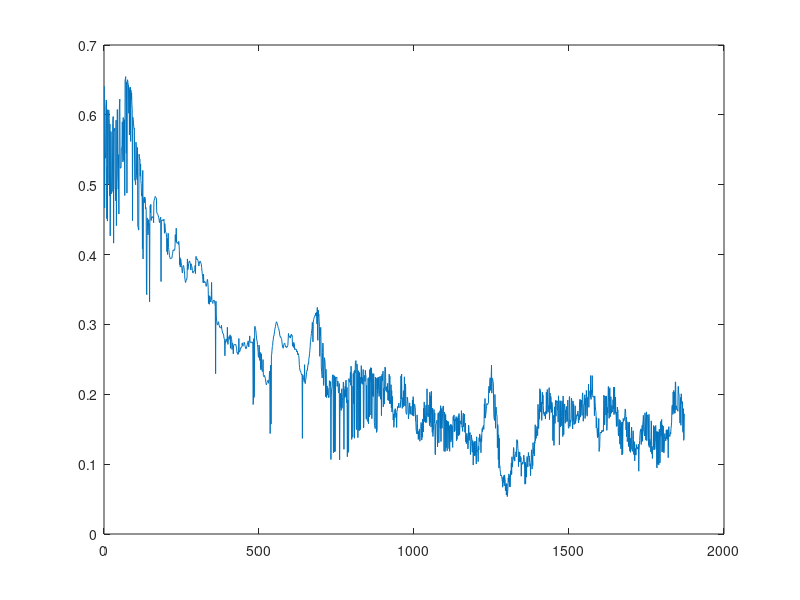

This chart was generated by the following MATLAB code:
AMOUNT_OF_ROBOTS = 7;
NOMINAL_DISTANCE = 0.35;
DISTANCE_RATIO = 0.43;
TRANSLATE_X = 0.734;
TRANSLATE_Y = 3.87;

% Rectangle properties
MIN_X = -0.1575;
MIN_Y = -0.19;
MAX_X = 0.1575;
MAX_Y = 0.19;

% Import the data
data = importdata('results0.txt');
data = data(:,2:end);

% Keep only the needed column of the matrix
index = 1:AMOUNT_OF_ROBOTS*7;
index = mod(index-5,7) == 0 | mod(index-6,7) == 0; % 1 where the column must be kept
data = data(:,index); % The matrix rows now only contains the needed data: x1,y1,x2,y2,...,xn,yn.

% Loop
xIndices = mod(1:AMOUNT_OF_ROBOTS*2, 2) == 1;
yIndices = mod(1:AMOUNT_OF_ROBOTS*2, 2) == 0;

x = (data(:, xIndices) - TRANSLATE_X) * DISTANCE_RATIO;
y = (data(:, yIndices) - TRANSLATE_Y) * DISTANCE_RATIO;

distancesToCenter = sqrt(x.^2 + y.^2); % Distance to center for all robots at time step t.

% Compute the distance from the rectangle
% http://stackoverflow.com/questions/5254838/calculating-distance-between-a-point-and-a-rectangular-box-nearest-point
dx = cat(3, MIN_X - x, zeros(size(x,1),AMOUNT_OF_ROBOTS), x - MAX_X);
dy = cat(3, MIN_Y - y, zeros(size(x,1),AMOUNT_OF_ROBOTS), y - MAX_Y);

dx = max(dx, [], 3);
dy = max(dy, [], 3);
distancesToRectangle = sqrt(dx.^2 + dy.^2);

% Compute the error value for this time step
relErrors = abs((distancesToRectangle - NOMINAL_DISTANCE)/NOMINAL_DISTANCE);
results = mean(relErrors, 2);

plot(1:size(results,1), results)
